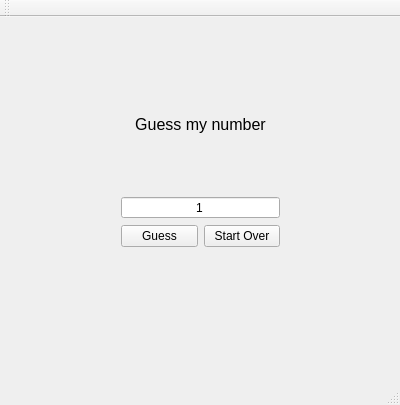
<?xml version="1.0" encoding="UTF-8"?>
<ui version="4.0">
 <class>MainWindow</class>
 <widget class="QMainWindow" name="MainWindow">
  <property name="geometry">
   <rect>
    <x>0</x>
    <y>0</y>
    <width>400</width>
    <height>405</height>
   </rect>
  </property>
  <property name="windowTitle">
   <string>MainWindow</string>
  </property>
  <widget class="QWidget" name="centralWidget">
   <widget class="QLabel" name="messageLabel">
    <property name="geometry">
     <rect>
      <x>6</x>
      <y>250</y>
      <width>381</width>
      <height>101</height>
     </rect>
    </property>
    <property name="font">
     <font>
      <pointsize>14</pointsize>
     </font>
    </property>
    <property name="text">
     <string/>
    </property>
    <property name="alignment">
     <set>Qt::AlignCenter</set>
    </property>
   </widget>
   <widget class="QWidget" name="">
    <property name="geometry">
     <rect>
      <x>110</x>
      <y>30</y>
      <width>181</width>
      <height>211</height>
     </rect>
    </property>
    <layout class="QVBoxLayout" name="verticalLayout">
     <item>
      <widget class="QLabel" name="label">
       <property name="font">
        <font>
         <pointsize>12</pointsize>
        </font>
       </property>
       <property name="text">
        <string>Guess my number</string>
       </property>
       <property name="alignment">
        <set>Qt::AlignCenter</set>
       </property>
      </widget>
     </item>
     <item>
      <widget class="QSpinBox" name="spinBox">
       <property name="alignment">
        <set>Qt::AlignCenter</set>
       </property>
       <property name="buttonSymbols">
        <enum>QAbstractSpinBox::NoButtons</enum>
       </property>
       <property name="minimum">
        <number>1</number>
       </property>
       <property name="maximum">
        <number>10</number>
       </property>
      </widget>
     </item>
     <item>
      <layout class="QHBoxLayout" name="horizontalLayout">
       <item>
        <widget class="QPushButton" name="guessButton">
         <property name="text">
          <string>Guess</string>
         </property>
        </widget>
       </item>
       <item>
        <widget class="QPushButton" name="startOverButton">
         <property name="text">
          <string>Start Over</string>
         </property>
        </widget>
       </item>
      </layout>
     </item>
    </layout>
   </widget>
  </widget>
  <widget class="QMenuBar" name="menuBar">
   <property name="geometry">
    <rect>
     <x>0</x>
     <y>0</y>
     <width>400</width>
     <height>21</height>
    </rect>
   </property>
  </widget>
  <widget class="QToolBar" name="mainToolBar">
   <attribute name="toolBarArea">
    <enum>TopToolBarArea</enum>
   </attribute>
   <attribute name="toolBarBreak">
    <bool>false</bool>
   </attribute>
  </widget>
  <widget class="QStatusBar" name="statusBar"/>
 </widget>
 <layoutdefault spacing="6" margin="11"/>
 <resources/>
 <connections/>
</ui>
